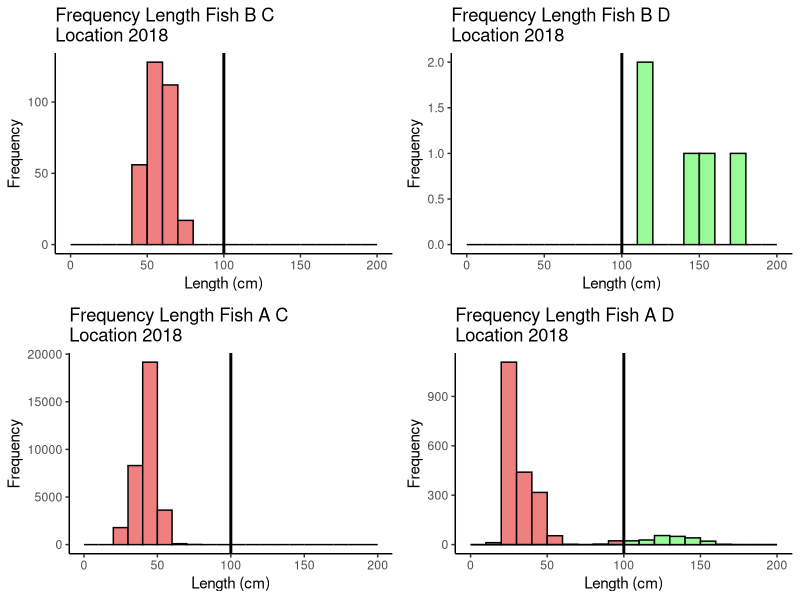
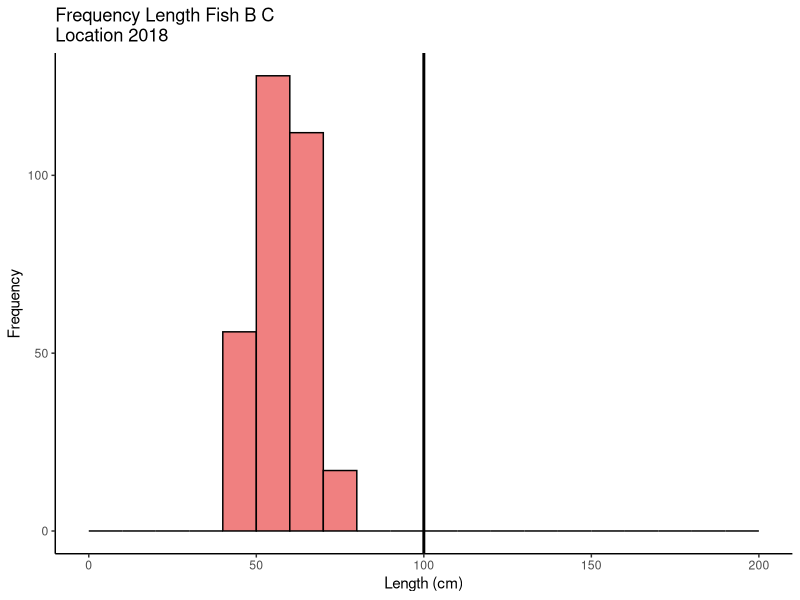
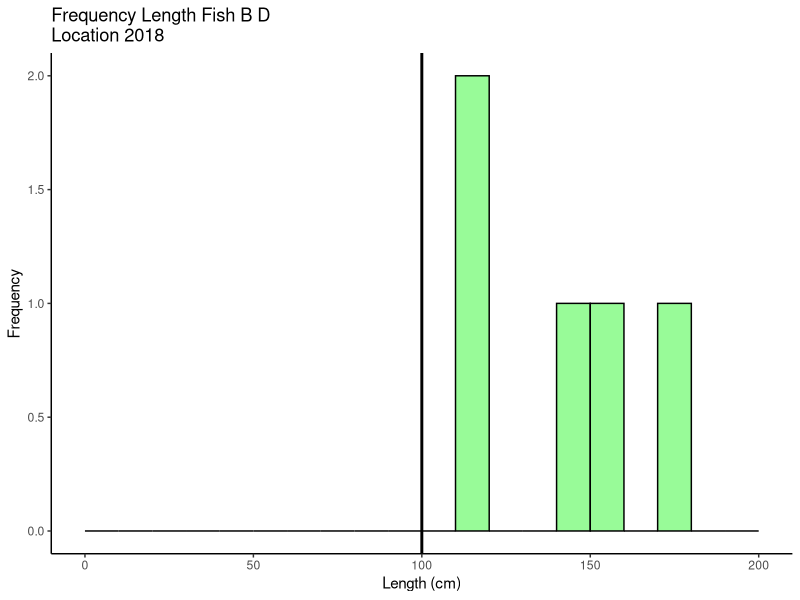
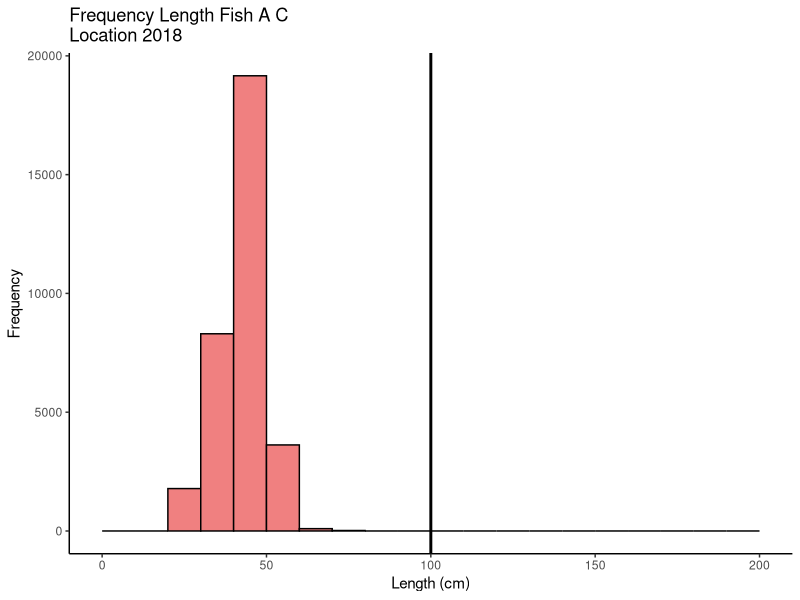
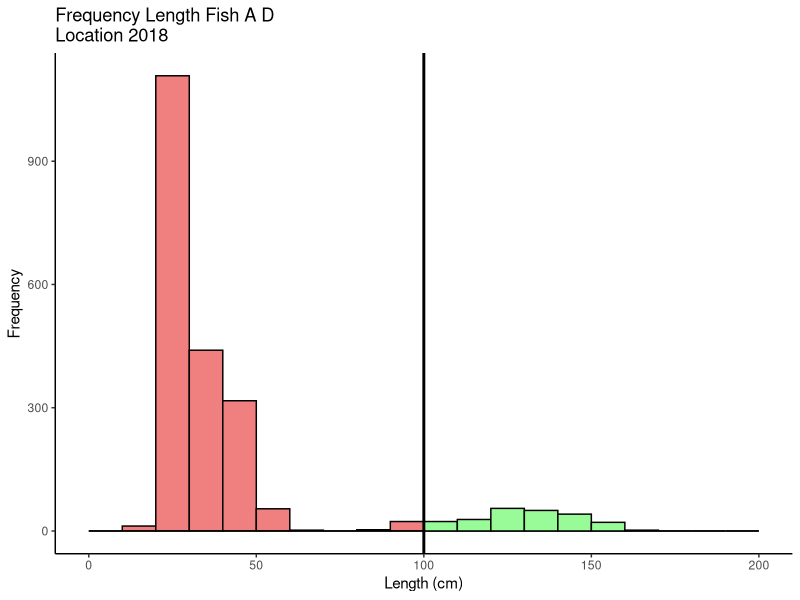

Write R code to recreate these figures, in order.
#fishcode.R
#tanthingheng@gmail.com

# Requirements ---------------------------------------------------
# library to use
# plyr
# ggplot2
# gridExtra

# References ----------------------------------------------------
#http://www.fao.org/docrep/x5684e/x5684e05.htm#3.2.6%20raising%20factors
#https://learningportal.iiep.unesco.org/en/glossary/raising-factor
#https://www.iccat.int/Documents/SCRS/Manual/CH4/CH4_3-ENG.pdf 

# Load libraries ------------------------------------------------

library(plyr) #to subset data & apply function to subset of data
library(ggplot2) #to plot
library(gridExtra) #to display multiple plots in a grid with grid.arrange function (similar to par in base R) 

# Read data and merge data -----------------------------------------------------

smallfish <- read.csv("Small_Fish.csv")
bigfish <- read.csv("Big_Fish.csv")
smallfish$Size <- rep("Small",nrow(smallfish))
bigfish$Size <- rep("Big",nrow(bigfish))
allfish <- rbind(bigfish,smallfish) #combine data from 2 csv files to 1 data frame

str(smallfish)
str(bigfish)
str(allfish)
head(allfish)
tail(allfish)
summary(allfish)

ddply(
   allfish,
   .(Species, Gear, Size),
   summarize,
   rfmin = min(raising_factor),
   rfmean = mean(raising_factor),
   rfmedian = median(raising_factor),
   rfmax = max(raising_factor)
)

# Estimate fish population --------------------------------------

#Histograms in hints suggest frequencies of fish lengths plotted are from population while data of fish lengths on 2 CSV files are samples from population. 
#The only exceptions are fish of species A caught with gear D length > 100 cms and fish of species B caught with gear D having length > 100 cms.
#Population of fish is estimated by multiplying frequencies in sample with raising factor. (See reference from iccat page 9)

n <- as.integer(allfish$raising_factor)
popfish <- allfish[rep(seq_len(nrow(allfish)),times=n),]
summary(popfish)

# raising factor examination ------------------------------------

ddply(
   popfish,
   .(Species, Gear, Size),
   summarize,
   rfmin = min(raising_factor),
   rfmean = mean(raising_factor),
   rfmedian = median(raising_factor),
   rfmax = max(raising_factor)
)


# filter data ---------------------------------------------------

fishAC <- subset(popfish,Species=="A" & Gear=="C")
fishAD <- subset(popfish,Species=="A" & Gear=="D")
fishBC <- subset(popfish,Species=="B" & Gear=="C")
fishBD <- subset(popfish,Species=="B" & Gear=="D")
fishADle100 <- subset(fishAD,Length <= 100)
fishADgt100 <- subset(fishAD,Length > 100)


# plot fish population data

gBC <- ggplot(data=fishBC,mapping = aes(x=Length)) +  
   geom_histogram(binwidth = 10,color="black",fill="lightcoral",boundary=0) +
   labs(title="Frequency Length Fish B C\nLocation 2018",x="Length (cm)",y="Frequency") +
   geom_vline(xintercept = 100,size=1) +
   xlim(0,200) +
   theme_bw() + theme(
      panel.border = element_blank(),
      panel.grid.major = element_blank(),
      panel.grid.minor = element_blank(),
      axis.line = element_line(colour = "black")
   )

gBD <- ggplot(data=fishBD,mapping = aes(x=Length)) +  
   geom_histogram(binwidth = 10,color="black",fill="palegreen",boundary=0) +
   labs(title="Frequency Length Fish B D\nLocation 2018",x="Length (cm)",y="Frequency") +
   geom_vline(xintercept = 100,size=1) +
   xlim(0,200) +
   theme_bw() + theme(
      panel.border = element_blank(),
      panel.grid.major = element_blank(),
      panel.grid.minor = element_blank(),
      axis.line = element_line(colour = "black")
   )

gAC <- ggplot(data=fishAC,mapping = aes(x=Length)) +  
   geom_histogram(binwidth = 10,color="black",fill="lightcoral",boundary=0) +
   labs(title="Frequency Length Fish A C\nLocation 2018",x="Length (cm)",y="Frequency") +
   geom_vline(xintercept = 100,size=1) +
   xlim(0,200) +
   theme_bw() + theme(
      panel.border = element_blank(),
      panel.grid.major = element_blank(),
      panel.grid.minor = element_blank(),
      axis.line = element_line(colour = "black")
   )

gAD <- ggplot(data = fishADle100, mapping = aes(x = Length))  +
   geom_histogram(
      binwidth = 10,
      color = "black",
      fill = "lightcoral",
      boundary = 0
   ) +
   labs(title = "Frequency Length Fish A D\nLocation 2018", x = "Length (cm)", y =
           "Frequency") +
   geom_histogram(
      data = fishADgt100,
      color = "black",
      fill = "palegreen",
      binwidth = 10,
      boundary = 0
   ) +
   geom_vline(xintercept = 100, size = 1) +
   xlim(0, 200) +
   theme_bw() + theme(
      panel.border = element_blank(),
      panel.grid.major = element_blank(),
      panel.grid.minor = element_blank(),
      axis.line = element_line(colour = "black")
   )

fishplot <- grid.arrange(gBC,gBD,gAC,gAD,nrow=2)

# save outputs ---------------------------------------------------
write.csv(allfish,file="allfishsample.csv",row.names = FALSE)
write.csv(popfish,file="allfishpopulation.csv",row.names = FALSE)
ggsave("LengthFreqFishPopulationPlots.pdf",fishplot)

graphs <- c("LengthFreqBC","LengthFreqBD","LengthFreqAC","LengthFreqAD")
plotlist <- list(gBC,gBD,gAC,gAD)
for (j in seq_along(plotlist)){
   jpeg(paste0(graphs[j],".jpg"))
   print(plotlist[[j]])
   dev.off()
}

save.image("fish.RData")

